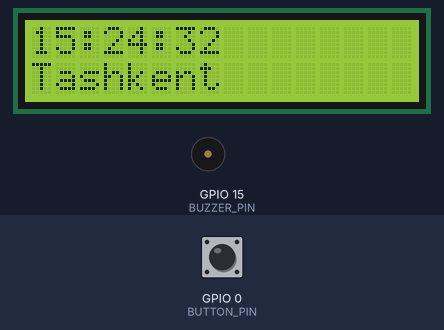
The program below on a simulated ESP32. Shown: 16×2 character LCD, buzzer (waves = sounding, pin HIGH). Inputs (shaded band) come from the test bench; at power-on: GPIO 0 (BUTTON_PIN) HIGH. WiFi joins after 1.5 s; servers stay silent unless stated; the local clock reads 2024-03-15 10:24:30 at power-on unless the program sets it; no MQTT or app messages arrive unless stated.

Above: at 2.7 s.
2.8 s: GPIO 0 (BUTTON_PIN) pulled LOW for 0.15 s
At 4.8 s:
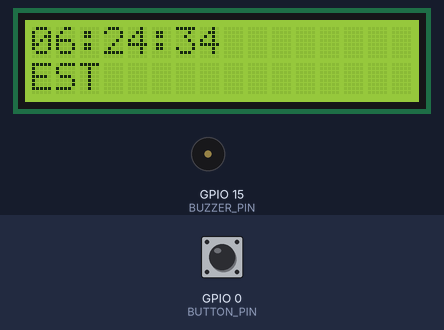
5.9 s: GPIO 0 (BUTTON_PIN) pulled LOW for 1 s
At 7.9 s:
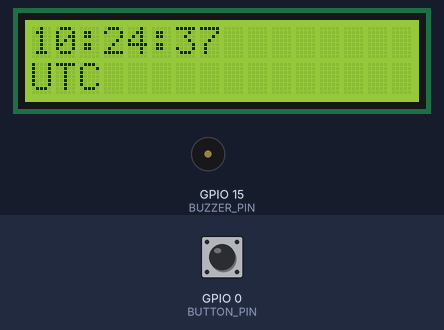
9.9 s: GPIO 0 (BUTTON_PIN) pulled LOW for 0.15 s
At 10.9 s:
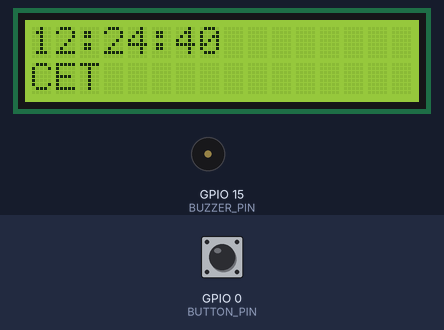
13.0 s: GPIO 0 (BUTTON_PIN) driven LOW
At 13.4 s:
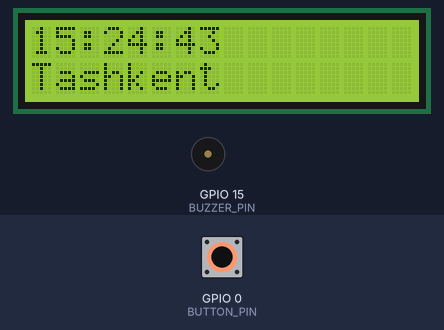
16.0 s: GPIO 0 (BUTTON_PIN) pulsed HIGH 5 times (0.12 s each, 0.3 s apart)
At 18.9 s:
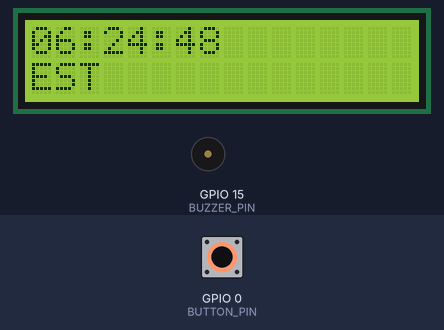
Timing chart, 0 to 20.4 s (numbered marks = the images above; inputs shaded):
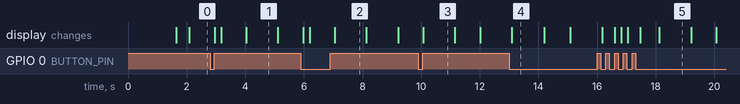

Measured:
- after the input at 2.8 s, the display: first changes after 0.16 s (image 1 shows a later state)
- after the input at 5.9 s, the display: first changes after 0.08 s (image 2 shows a later state)
- after the input at 9.9 s, the display: changes after 0.18 s (image 3)
- after the input at 13.0 s, the display: changes after 0.10 s (image 4)
- after the input at 16.0 s, the display: first changes after 0.18 s (image 5 shows a later state)
- what the display in image 1 shows lasts 1.1 s, from 4.0 s to 5.1 s

The program:

main.cpp
```cpp
// File: firmware/src/main.cpp
// Project: ESP32 SmartAlarm
// Description: ESP32 firmware for multi-timezone, MQTT-synced alarm clock

#include <Wire.h>                // I2C communication
#include <LiquidCrystal_I2C.h>  // I2C LCD library
#include <WiFi.h>                // Wi-Fi connectivity for ESP32
#include <PubSubClient.h>       // MQTT client library
#include <ArduinoJson.h>        // JSON parsing library
#include <ESP32Time.h>          // On-chip RTC library
#include <vector>               // C++ dynamic array

// === Wi-Fi credentials ===
const char* ssid     = "DESKTOP-3FR5V9E 5170";  // Your hotspot SSID
const char* password = "1L6d63{6";              // Your hotspot password

// === LCD Setup ===
#define LCD_ADDR 0x27         // I2C address (scan if unsure)
LiquidCrystal_I2C lcd(LCD_ADDR, 16, 2);  // 16x2 LCD

// === MQTT Setup ===
const char* mqttServer   = "34.118.86.6";  // MQTT broker IP
const uint16_t mqttPort  = 1883;            // MQTT port
const char* mqttUser     = "new_user";     // MQTT username
const char* mqttPassword = "first";        // MQTT password
WiFiClient    espClient;                     // Network client
PubSubClient  mqttClient(espClient);         // MQTT client

// === Timezone Definitions ===
struct TZ { long offset; const char* name; };
// offsets in seconds east of UTC
TZ zones[] = {
  {   0 * 3600, "UTC"      },  // UTC
  {   2 * 3600, "CET"      },  // CEST UTC+2
  {   5 * 3600, "Tashkent" },  // Tashkent UTC+5
  {  -4 * 3600, "EST"      }   // EDT UTC-4
};
const uint8_t ZONE_COUNT = sizeof(zones) / sizeof(zones[0]);
volatile uint8_t currentZone = 2;  // default index: Tashkent

// === Button Setup (active-low) ===
const uint8_t BUTTON_PIN = 0;          // GPIO0
const unsigned long DEBOUNCE = 200;    // ms debounce
volatile bool buttonPressed = false;   // ISR flag
unsigned long lastDebounceTime = 0;    // Last debounce timestamp
void IRAM_ATTR onButton() { buttonPressed = true; } // ISR

// === Buzzer Setup ===
const uint8_t BUZZER_PIN = 15;         // GPIO15 for tone()

// === Alarm Storage ===
// Each alarm has hour, minute, and zone name
struct Alarm { uint8_t h, m; String zone; };
std::vector<Alarm> alarms;

// === Real-Time Clock ===
ESP32Time rtc;  // Uses ESP32’s internal timer

// === MQTT Message Handler ===
void mqttCallback(char* topic, byte* payload, unsigned int len) {
  // Build message string from payload bytes
  String msg;
  for (unsigned int i = 0; i < len; i++) msg += (char)payload[i];

  if (String(topic) == "clock/sync") {
    // Sync message: JSON {"epoch": 1625074800}
    StaticJsonDocument<64> doc;
    deserializeJson(doc, msg);
    uint32_t epoch = doc["epoch"];
    rtc.setTime(epoch);  // Reset internal RTC to UTC epoch
  }
  else if (String(topic) == "clock/zone") {
    // Zone change: payload is zone name
    for (uint8_t i = 0; i < ZONE_COUNT; i++) {
      if (msg == zones[i].name) {
        currentZone = i;  // Update displayed & used zone
        break;
      }
    }
  }
  else if (String(topic) == "clock/alarms") {
    // Alarms update: JSON array of {"time":"HH:MM","zone":"XX"}
    alarms.clear();
    StaticJsonDocument<512> doc;
    deserializeJson(doc, msg);
    for (JsonObject obj : doc.as<JsonArray>()) {
      const char* t = obj["time"];
      String z = obj["zone"].as<const char*>();
      // Parse HH and MM
      uint8_t hh = (t[0] - '0') * 10 + (t[1] - '0');
      uint8_t mm = (t[3] - '0') * 10 + (t[4] - '0');
      alarms.push_back({hh, mm, z});
    }
  }
}

// === Ensure MQTT Connection ===
void ensureMqtt() {
  if (!mqttClient.connected()) {
    // Attempt to connect with client ID 'esp32-clock'
    if (mqttClient.connect("esp32-clock", mqttUser, mqttPassword)) {
      // Subscribe to topics on successful connect
      mqttClient.subscribe("clock/sync");
      mqttClient.subscribe("clock/zone");
      mqttClient.subscribe("clock/alarms");
    }
  }
}

// === Arduino setup() ===
void setup() {
  // Optional serial debug output
  Serial.begin(115200);

  // Initialize I2C and LCD
  Wire.begin(21, 22);
  lcd.init();
  lcd.backlight();
  lcd.clear();

  // Configure button input with pull-up and ISR
  pinMode(BUTTON_PIN, INPUT_PULLUP);
  attachInterrupt(digitalPinToInterrupt(BUTTON_PIN), onButton, FALLING);

  // Configure buzzer pin as output
  pinMode(BUZZER_PIN, OUTPUT);
  digitalWrite(BUZZER_PIN, LOW);

  // Connect Wi-Fi
  WiFi.mode(WIFI_STA);
  WiFi.begin(ssid, password);
  while (WiFi.status() != WL_CONNECTED) {
    delay(500); // Wait until connected
  }

  // Initialize MQTT client
  mqttClient.setServer(mqttServer, mqttPort);
  mqttClient.setCallback(mqttCallback);
}

// === Arduino loop() ===
void loop() {
  // Reconnect/loop MQTT
  ensureMqtt();
  mqttClient.loop();

  // Handle button press to cycle zone
  if (buttonPressed && (millis() - lastDebounceTime) > DEBOUNCE) {
    buttonPressed = false;
    lastDebounceTime = millis();
    currentZone = (currentZone + 1) % ZONE_COUNT;
    mqttClient.publish("clock/zone", zones[currentZone].name);
  }

  // Compute local time: get RTC epoch, mod 24h, add offset, wrap
  uint32_t epoch = rtc.getEpoch();
  long secs = (long)(epoch % 86400) + zones[currentZone].offset;
  secs = (secs % 86400 + 86400) % 86400;
  uint8_t Dh = secs / 3600;
  uint8_t Dm = (secs % 3600) / 60;
  uint8_t Ds = secs % 60;

  // Update LCD display
  lcd.clear();
  lcd.setCursor(0, 0);
  char buf[17];
  snprintf(buf, sizeof(buf), "%02u:%02u:%02u", Dh, Dm, Ds);
  lcd.print(buf);
  lcd.setCursor(0, 1);
  lcd.print(zones[currentZone].name);

  // Check alarms: if any match current time & zone, beep
  for (auto &a : alarms) {
    if (a.zone == zones[currentZone].name && a.h == Dh && a.m == Dm) {
      tone(BUZZER_PIN, 1000);  // 1 kHz beep
      delay(3000);             // for 3 seconds
      noTone(BUZZER_PIN);
      break;                   // only one alarm per minute
    }
  }

  delay(200); // 0.2s between updates
}
```
